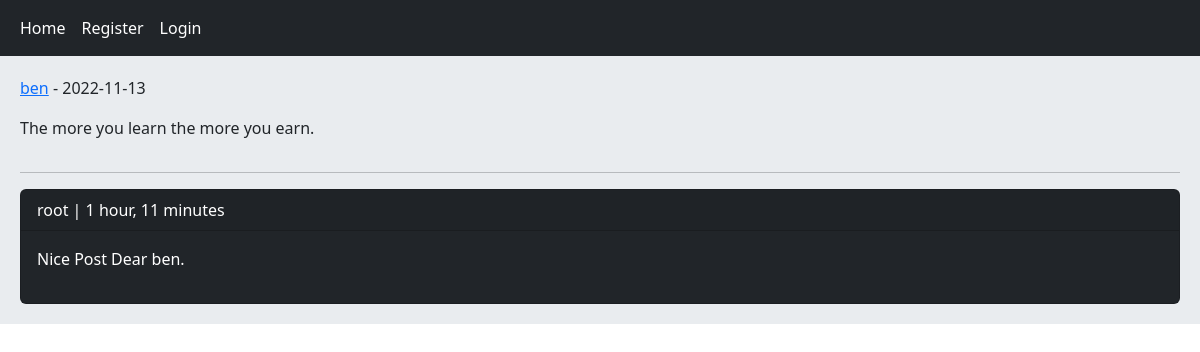
The app's page /post/4/the-more-you-learn-the-more-you-earn with its own data.
### home/models.py (models this page shows, shortened)
class Post(models.Model):
    user = models.ForeignKey(User, on_delete=models.CASCADE, related_name='posts')
    body = models.TextField()
    slug = models.SlugField()
    created = models.DateTimeField(auto_now_add=True)
    updated = models.DateTimeField(auto_now=True)
    class Meta:
        ordering = ['-created']

class Comment(models.Model):
    user = models.ForeignKey(User, on_delete=models.CASCADE, related_name='ucomments')
    post = models.ForeignKey(Post, on_delete=models.CASCADE, related_name='pcomments')
    reply = models.ForeignKey('self', on_delete=models.CASCADE, related_name='rcomments', blank=True, null=True)
    is_reply = models.BooleanField(default=False)
    body = models.TextField(max_length=400)
    created = models.DateTimeField(auto_now_add=True)

### home/views.py (the view)
# urls.py: path('post/<int:post_id>/<slug:post_slug>', views.PostDetailView.as_view(), name='post_detail'),
class PostDetailView(View):
    def get(self, request, post_id, post_slug):
        post = get_object_or_404(Post, pk=post_id, slug=post_slug)
        comments = post.pcomments.filter(is_reply=False)
        return render(request, 'home/detail.html', {'post': post, 'comments': comments})

### home/templates/home/detail.html (shortened to what this page needs)
{% extends 'base.html' %}
{% block content %}
	<div class="row">
		<div class="col-10">
			<p><a href="{% url 'account:user_profile' post.user.id %}">{{ post.user.username }}</a> - {{ post.updated|date:"Y-m-d" }}</p>
			<p>{{ post.body }}</p>
		</div>
		<div class="col-2 text-end">
		</div>
	</div>
	<hr>
	{% for comment in comments %}
		<div class="card bg-dark text-white">
			<p class="card-header">{{ comment.user }} | {{ comment.created|timesince }}</p>
			<p class="card-body">{{ comment.body }}</p>
		</div>
	{% empty %}
		<p>No comments yet!</p>
	{% endfor %}
{% endblock %}

### records on screen
Post: user.username "ben", updated "2022-11-13", body "The more you learn the more you earn."
Comment: user "root", created "1 hour, 11 minutes", body "Nice Post Dear ben."
